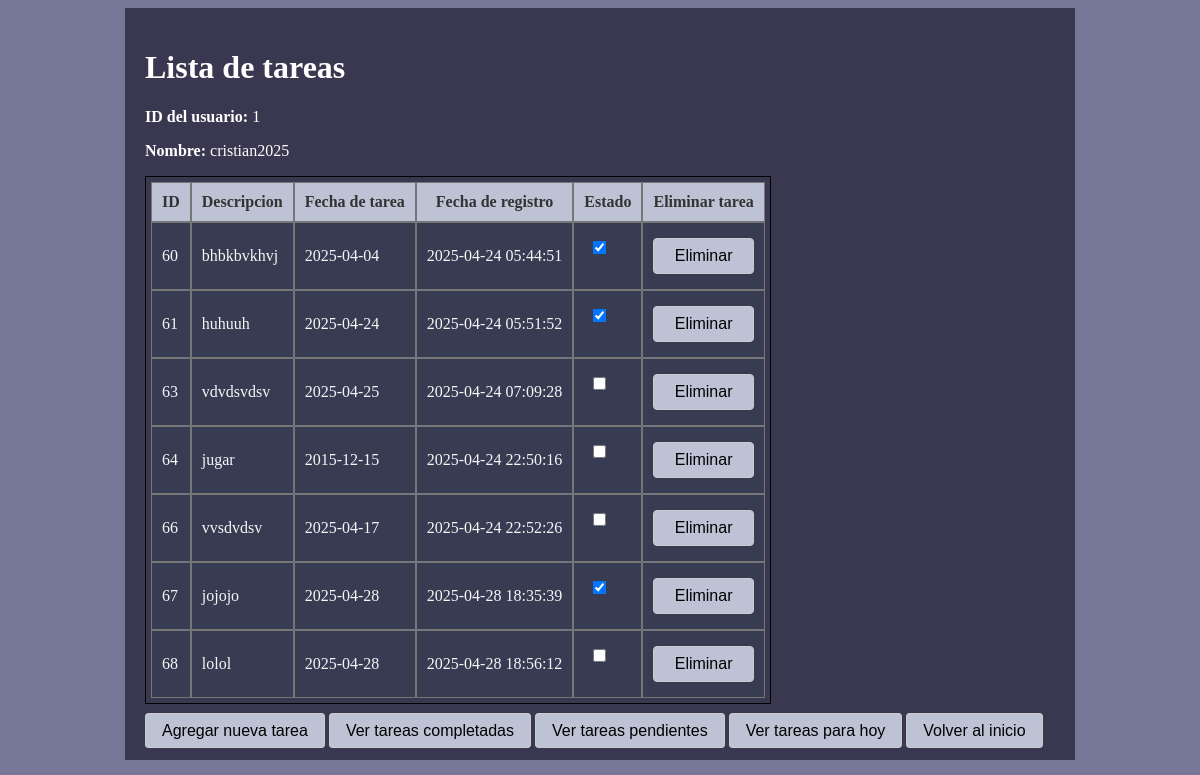
The page /controllers/task_controller.php?id=1 on the database its author committed.
### tables this page shows
CREATE TABLE IF NOT EXISTS `users` (
  `id` int(11) NOT NULL AUTO_INCREMENT,
  `name` varchar(255) NOT NULL,
  `email` varchar(255) NOT NULL,
  `password` varchar(255) NOT NULL,
  `created_at` timestamp NULL DEFAULT CURRENT_TIMESTAMP,
  `updated_at` timestamp NULL DEFAULT CURRENT_TIMESTAMP ON UPDATE CURRENT_TIMESTAMP,
  PRIMARY KEY (`id`)
);

CREATE TABLE IF NOT EXISTS `task` (
  `id` int(11) NOT NULL AUTO_INCREMENT,
  `description` varchar(255) NOT NULL,
  `due_day` date DEFAULT NULL,
  `completed` tinyint(1) DEFAULT '0',
  `created_at` timestamp NULL DEFAULT CURRENT_TIMESTAMP,
  `id_user` int(11) DEFAULT NULL,
  PRIMARY KEY (`id`),
  KEY `id_user` (`id_user`),
  CONSTRAINT `task_ibfk_1` FOREIGN KEY (`id_user`) REFERENCES `users` (`id`) ON DELETE CASCADE
);

### models/Connection.php (called while the page is built, shortened)
<?php
class Connection{
    private $host = "localhost";
    private $user = "root";
    private $password = "";
    private $db = "proyectoList";
    private $port = 3306;
    protected function connect(){
        try{
            $this->connection = mysqli_connect(
                $this->host, $this->user, $this->password, $this->db, $this->port);
        }
        catch(Exception $e){
            echo "Error: ". $e->getMessage();
            die("Connection failed");
        }
    }
}

### models/User.php (called while the page is built, shortened)
<?php
require_once "Connection.php";
class User extends Connection{
    public function getFirst($id){
        $stmt = mysqli_prepare($this->connection, "SELECT * FROM users WHERE id = ?");
        $stmt -> bind_param("i", $id);
        $stmt -> execute();
        $result = $stmt->get_result();
        return $result -> fetch_assoc();
    }
}

### models/Task.php (called while the page is built, shortened)
<?php
include_once "Connection.php";
class Task extends Connection{
    private $table = "task";
    public function userTasks($user_id){
        $pre = mysqli_prepare($this->connection,
        "SELECT * from $this->table WHERE id_user = ?");
        $pre->bind_param('i',$user_id);
        $pre->execute();
        $res = $pre->get_result();
        $tasks = $res->fetch_all(MYSQLI_ASSOC);
        return $tasks;
    }
}

### views/task_index.php (the view, shortened to what this page needs)
<!DOCTYPE html>
<html lang="en">
<head>
    <link rel="stylesheet" href="../style.css">
</head>
<body>
<div class="formTask">
<h1>Lista de tareas</h1>
    <p><strong>ID del usuario:</strong> <?= htmlspecialchars($user['id'])?></p>
    <p><strong>Nombre:</strong> <?= htmlspecialchars($user['name']) ?></p>
    <table>
    <thead>
        <tr>
            <th>ID</th>
            <th>Descripcion</th>
            <th>Fecha de tarea</th>
            <th>Fecha de registro</th>
            <th>Estado</th>
            <th>Eliminar tarea</th>
        </tr>
    </thead>
    <tbody>
        <?php if(!empty($tasks)): ?>
        <?php foreach($tasks as $task): ?>
            <tr>
                <td><?= htmlspecialchars($task['id'])?></td>
                <td><?= htmlspecialchars($task['description'])?></td>
                <td><?= htmlspecialchars($task['due_day'])?></td>
                <td><?= $task['created_at'] ?></td>
                <td>
                <div class="contenedor">
                <form action="../controllers/task_toggle.php" method="POST">
                    <input type="checkbox" name="completed" value="1" <?= $task['completed'] ? 'checked' : '' ?>
                            onchange="this.form.submit();">
                </form>
                </div>
                </td>
                <td>
                <form action="../controllers/task_delete.php" method="POST">
                    <button type="submit" onclick="return confirm('¿Confirmas que deseas eliminar?')" >Eliminar</button>
                </form>
                </td>
            </tr>
        <?php endforeach; ?>
        <?php else: ?>
            <tr>
                <td colspan = 7 >Ninguna tarea</td>
            </tr>
        <?php endif;?>
    </tbody>
    </table>
    <br>
        <a href="../controllers/task_create.php?user_id=<?=$user['id']?>" class="button">Agregar nueva tarea</a>
        <a href="../controllers/task_completed.php?user_id=<?= $user['id'] ?>" class="button">Ver tareas completadas</a>
        <a href="../controllers/task_pending.php?user_id=<?= $user['id'] ?>" class="button">Ver tareas pendientes</a>
        <a href="../controllers/task_today.php?user_id=<?= $user['id'] ?>" class="button">Ver tareas para hoy</a>
        <a href="../index.php" class="button">Volver al inicio</a>
    </div>
    </body>
</html>

### style.css (style rules this page uses)
table { width: auto; position: relative; border: 1.5px solid black; border-spacing: 0cap; padding: 5px; }
th { background-color: rgb(190, 194, 213); border: 1.5px solid rgb(119, 118, 118); color: #333; padding: 10px; }
td { border-color: black; padding: 10px; border: 1.5px solid rgb(119, 118, 118); background-color:rgb(56, 60, 83); color: #f6f6f6; }
input { margin-bottom: 20px; }
.contenedor { padding: 5px; }
a.button { padding: 8px 16px; background: rgb(190, 194, 213); border: 1px solid #ccc; border-radius: 4px; text-decoration: none; color: #000000; font-family: sans-serif; }
button { padding: 8px 16px; background: rgb(190, 194, 213); border: 1px solid #ccc; border-radius: 4px; text-decoration: none; color: #000000; font-family: sans-serif; font-size: 16px; width: 100%; }
body { background-color:rgba(81, 82, 122, 0.781); }
.formTask { display: block; width: 950px; padding: 20px; margin: auto; background-color: rgb(58, 56, 80); box-sizing: border-box; color: #ffffff; }

### rows shown on the page
users: id "1", name "cristian2025"
task: id "60", description "bhbkbvkhvj", due_day "2025-04-04", created_at "2025-04-24 05:44:51", completed "☑"
task: id "61", description "huhuuh", due_day "2025-04-24", created_at "2025-04-24 05:51:52", completed "☑"
task: id "63", description "vdvdsvdsv", due_day "2025-04-25", created_at "2025-04-24 07:09:28"
task: id "64", description "jugar", due_day "2015-12-15", created_at "2025-04-24 22:50:16"
task: id "66", description "vvsdvdsv", due_day "2025-04-17", created_at "2025-04-24 22:52:26"
task: id "67", description "jojojo", due_day "2025-04-28", created_at "2025-04-28 18:35:39", completed "☑"
task: id "68", description "lolol", due_day "2025-04-28", created_at "2025-04-28 18:56:12"
